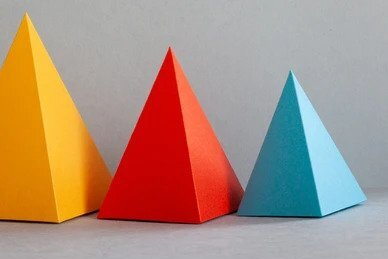
#> input picture color.jpg, 388 x 259 px
$ python colorDetection.py
#> lines starting #> are read from the running program, lines starting #| are printed output that depends on the picture; after the words box and inside, x2 and y2 are one past the last pixel; in counts of white or black regions, pixels touching at a corner belong together
import cv2
import numpy as np
def empty(a):
    pass
img = cv2.imread('color.jpg')
#> img is the input picture: shape (259, 388, 3); mean B, G, R 126.7, 143.8, 173.5
img = cv2.resize(img,(360,200))
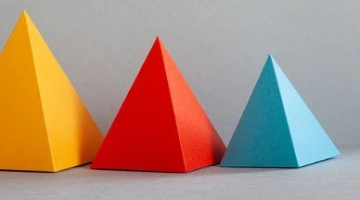
#> img: shape (200, 360, 3); mean B, G, R 126.6, 143.7, 173.4
img_hsv = cv2.cvtColor(img,cv2.COLOR_BGR2HSV)
#> img_hsv: shape (200, 360, 3); mean H, S, V 64.1, 92.2, 186

cv2.namedWindow("Trackbars")
cv2.resizeWindow("Trackbars",450,290)
cv2.createTrackbar("h_min","Trackbars",0,179,empty)
#> slider 'h_min' is set to 35
cv2.createTrackbar("h_max","Trackbars",179,179,empty)
cv2.createTrackbar("s_min","Trackbars",0,255,empty)
#> slider 's_min' is set to 51
cv2.createTrackbar("s_max","Trackbars",255,255,empty)
cv2.createTrackbar("v_min","Trackbars",0,255,empty)
#> slider 'v_min' is set to 51
cv2.createTrackbar("v_max","Trackbars",255,255,empty)
cv2.imshow("hsv_image",img_hsv)
cv2.imshow("image",img)

while True :
    hue_min = cv2.getTrackbarPos("h_min","Trackbars")
    hue_max = cv2.getTrackbarPos("h_max","Trackbars")
    sat_min = cv2.getTrackbarPos("s_min","Trackbars")
    sat_max = cv2.getTrackbarPos("s_max","Trackbars")
    val_min = cv2.getTrackbarPos("v_min","Trackbars")
    val_max = cv2.getTrackbarPos("v_max","Trackbars")

    lower = np.array([hue_min,sat_min,val_min])
    upper = np.array([hue_max,sat_max,val_max])
    # create a mask of which we want to observe and omit rest of all
    mask = cv2.inRange(img_hsv,lower,upper)
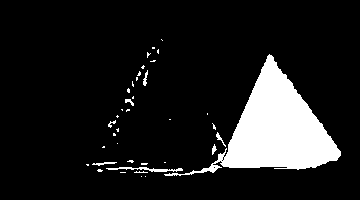
#> mask: shape (200, 360); 11.6% white; 38 white regions (30 under 20 px), largest, box (x1, y1, x2, y2) and area: (164, 54, 341, 176) 7719, (106, 167, 183, 172) 172, (92, 162, 117, 166) 48

    result = cv2.bitwise_and(img,img,mask = mask)
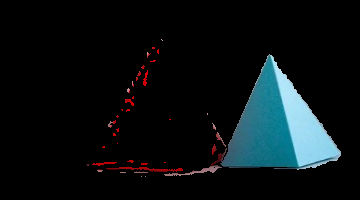
#> result: shape (200, 360, 3); mean B, G, R 18.6, 16.5, 9.9
    cv2.imshow("result",result)
    cv2.imshow("mask",mask)
    cv2.waitKey(1)


cv2.waitKey(0)
